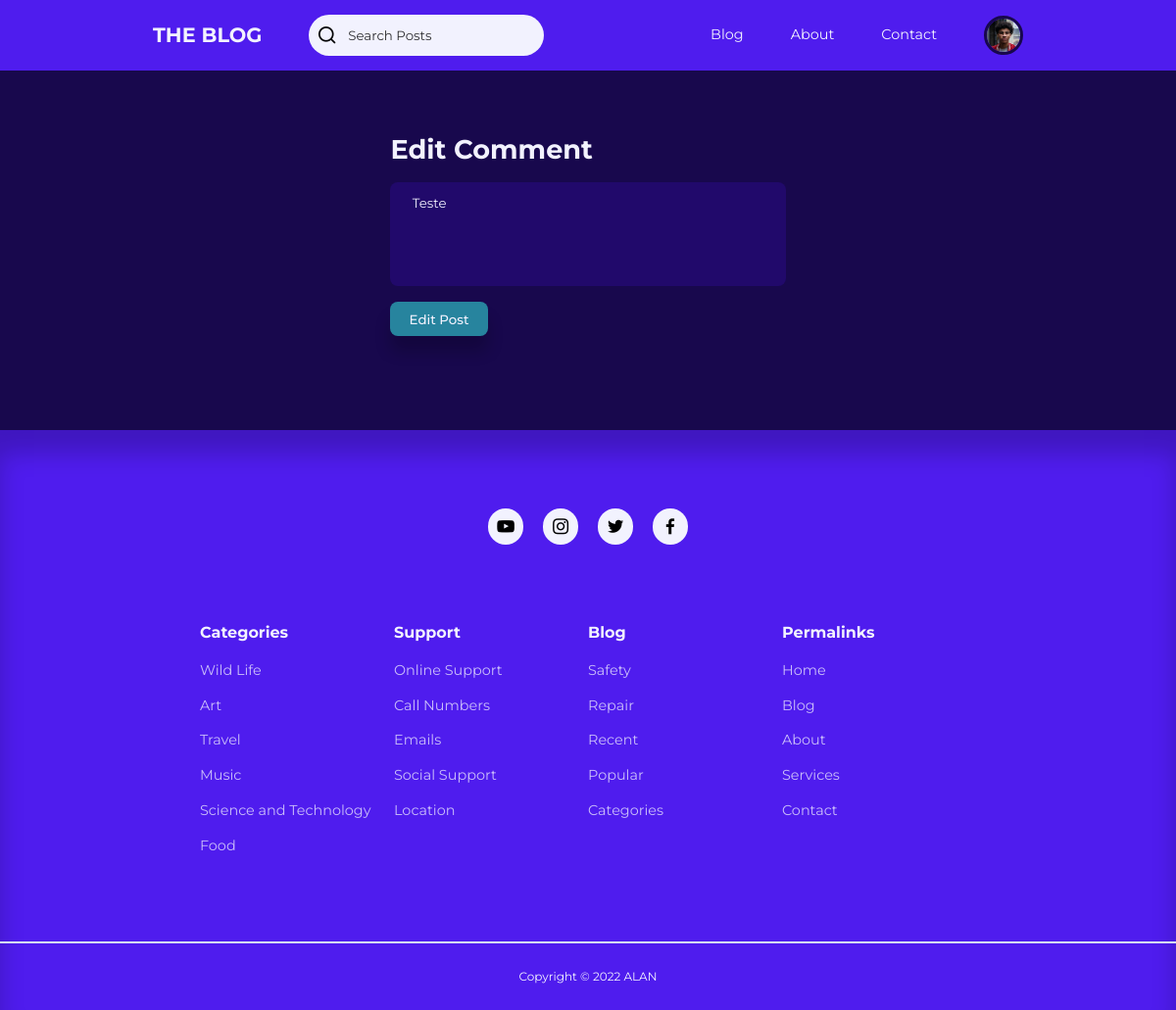
The page /pages/edit-comment.php?id=2&post=45 (signed in) on the database its author committed.
### tables this page shows
CREATE TABLE `users` (
  `id` int(11) UNSIGNED NOT NULL,
  `firstname` varchar(50) NOT NULL,
  `lastname` varchar(50) NOT NULL,
  `username` varchar(50) NOT NULL,
  `email` varchar(100) NOT NULL,
  `location` varchar(100) NOT NULL,
  `biography` text NOT NULL,
  `password` varchar(255) NOT NULL,
  `avatar` varchar(255) NOT NULL,
  `is_admin` tinyint(1) NOT NULL
);

CREATE TABLE `comments` (
  `id` int(11) UNSIGNED NOT NULL,
  `body` text NOT NULL,
  `date_time` timestamp NOT NULL DEFAULT current_timestamp(),
  `post_id` int(11) UNSIGNED NOT NULL,
  `author_id` int(11) UNSIGNED NOT NULL
);

### admin/partials/header.php (called while the page is built, shortened)
<?php
require $_SERVER['DOCUMENT_ROOT'] . '/My Blog/partials/header.php';

### pages/edit-comment.php (the view, shortened to what this page needs)
<?php
$dbHost =  'localhost';
$dbUser = 'root';
$dbPass =  '';
$dbName =  'my_blog';
$connection = new mysqli($dbHost, $dbUser, $dbPass, $dbName);
if ((isset($_GET["id"]))) {
    $id = filter_var($_GET["id"], FILTER_SANITIZE_NUMBER_INT);
} else {
    $id = null;
}
$query = "SELECT * FROM comments WHERE id=$id";
$result = mysqli_query($connection, $query);
$comment = mysqli_fetch_assoc($result);
include $_SERVER['DOCUMENT_ROOT'] . '/My Blog/admin/partials/header.php';
?>
<section class="form-section-alt ">
    <div class="container form-section-container">
        <h2>Edit Comment</h2>
        <form action="<?php echo ROOT_URL ?>pages/edit-comment-logic.php" enctype="multipart/form-data" class="form-general" method="POST">
            <textarea name="message" rows="5" placeholder="Comment"><?= $comment['body']  ?></textarea>
            <button type="submit" name="submit" class="btn">Edit Post</button>
        </form>
    </div>
</section>
<?php
include $_SERVER['DOCUMENT_ROOT'] . '/My Blog/partials/footer.php';
?>

### partials/header.php (shortened to what this page needs)
<?php
require $_SERVER['DOCUMENT_ROOT'] . '/My Blog/admin/config/database.php';
if (isset($_SESSION['user-id'])) {
    $id = filter_var($_SESSION['user-id'], FILTER_SANITIZE_FULL_SPECIAL_CHARS);
    $query = "SELECT avatar from users WHERE id = '$id'";
    $result = mysqli_query($connection, $query);
    $avatar = mysqli_fetch_assoc($result);
}
?>
<!DOCTYPE html>
<html lang="en">
<head>
    <link rel="stylesheet" href="<?php echo ROOT_URL ?>css/style.css">
    <link rel="stylesheet" href="https://unicons.iconscout.com/release/v4.0.0/css/line.css">
</head>
<body>
    <nav>
        <div class="container nav-container">
            <ul class="nav-items nav-items-left">
                <li><a href="<?php echo ROOT_URL ?>index.php" class="nav-logo">THE BLOG</a></li>
                <li>
                    <div class="nav-search-container">
                        <form class="nav-search" action="<?php echo ROOT_URL ?>pages/search-posts.php" method="GET">
                            <i class="uil uil-search"></i>
                            <input type="search" name="search" placeholder="Search Posts">
                        </form>
                    </div>
                </li>
            </ul>
            <ul class="nav-items nav-items-right">
                <li><a href="<?php echo ROOT_URL ?>pages/blog.php">Blog</a></li>
                <li><a href="<?php echo ROOT_URL ?>pages/about.php">About</a></li>
                <li><a href="<?php echo ROOT_URL ?>pages/contact.php">Contact</a></li>
                <?php if (isset($_SESSION["user-id"])) : ?>
                    <li class="nav-profile">
                        <div class="avatar">
                            <img src="<?php echo ROOT_URL . 'img/' . $avatar["avatar"] ?>">
                        </div>
                    </li>
                <?php else : ?>
                    <li><a href="<?php echo ROOT_URL ?>pages/signin.php">Sign In</a></li>
                    <li><a class="sign-up" href="<?php echo ROOT_URL ?>pages/signup.php">Sign Up</a> </li>
                <?php endif ?>
            </ul>
        </div>
    </nav>

### css/style.css (style rules this page uses)
:root { --color-primary: #4F1CEE; --color-primary-variant: #6C63FF; --color-primary-light: #6E45ED; --color-primary-dark: rgb(24, 8, 77); --color-primary-dark-variant: rgb(33, 9, 107); --color-variant: rgba(39, 132, 158, 1); --color-white: #f2f2fe; --color-red: #da0f3f; --color-red-light: hsl(346, 87%, 46%, 15%); --color-green: #00c476; --color-green-light: hsl(156, 100%, 38%, 15%); --color-black: #000000; --color-bg: #D5E9F1; --color-white-gray: rgba(255, 255, 255, 0.7); --color-black-gray: rgba(0, 0, 0, 0.8); --transition: all 300ms ease; --transition-slow: all 1s ease; --container-width-lg: 74%; --container-width-md: 88%; --container-width-sm: 66%; --form-width: 40%; --card-border-radius-1: 0.3rem; --card-border-radius-2: 0.5rem; --card-border-radius-3: 0.8rem; --card-border-radius-4: 2rem; --card-border-radius-5: 5rem; --card-border-radius-all: 100%; }
* { margin: 0; padding: 0; outline: 0; border: 0; appearance: 0; list-style: none; text-decoration: none; box-sizing: border-box; font-family: 'Montserrat', sans-serif; }
body { line-height: 1.6; color: var(--color-black-gray); overflow-x: hidden; background: var(--color-bg); font-size: 0.9rem; }
.container { width: var(--container-width-sm); max-width: 1800px; margin-inline: auto; }
section { margin-top: 3rem; width: 100vw; }
h1, h2, h3, h4, h5, h6 { color: var(--color-black); line-height: 1.3; }
h2 { font-size: 1.7rem; margin: 1rem 0; }
a { color: var(--color-white); transition: var(--transition); }
img { display: block; width: 100%; object-fit: cover; }
nav { background-color: var(--color-primary); width: 100vw; height: 4.5rem; position: fixed; top: 0; z-index: 10; display: flex; justify-content: center; align-items: center; }
.nav-container { height: 100%; display: flex; align-items: center; justify-content: space-between; width: var(--container-width-lg); }
.nav-logo { font-weight: bold; font-size: 1.3rem; }
.nav-search-container { position: relative; width: 15rem; background: var(--color-white); display: flex; flex-direction: row; align-items: center; justify-content: space-between; overflow: hidden; padding: 0.3rem 0.5rem; border-radius: var(--card-border-radius-5); color: var(--color-black); }
.nav-search { width: 100%; display: flex; align-items: center; }
.nav-search i { font-size: 1.3rem; }
.nav-search input { background: transparent; margin-left: 0.7rem; padding: 0.5rem 0; width: 100%; }
.nav-search input::placeholder { color: var(--color-black-gray); font-family: 'Montserrat', sans-serif; }
.avatar { width: 2.5rem; height: 2.5rem; border-radius: 50%; overflow: hidden; border: 0.2rem solid var(--color-primary-dark); }
.nav-items { display: flex; align-items: center; gap: 3rem; }
.nav-profile { position: relative; cursor: pointer; }
.form-section-alt { display: grid; place-items: center; margin-top: 0rem; padding: 6rem; background: var(--color-primary-dark); }
.form-section-container { width: var(--form-width); }
.form-section-container>h2 { color: var(--color-white); }
.form-general { display: flex; flex-direction: column; gap: 1rem; }
.form-general input, .form-general textarea, .form-general select { padding: 0.8rem 1.4rem; background: var(--color-primary-dark-variant); border-radius: var(--card-border-radius-2); resize: none; color: var(--color-white); }
.btn { display: inline-block; width: fit-content; padding: 0.6rem 1.2rem; background-color: var(--color-variant); border-radius: var(--card-border-radius-2); cursor: pointer; transition: var(--transition); color: var(--color-white); box-shadow: 0 1rem 1rem rgba(0, 0, 0, 0.2); font-weight: 500; }

### rows shown on the page
users: avatar (picture)
comments: message "Teste"
